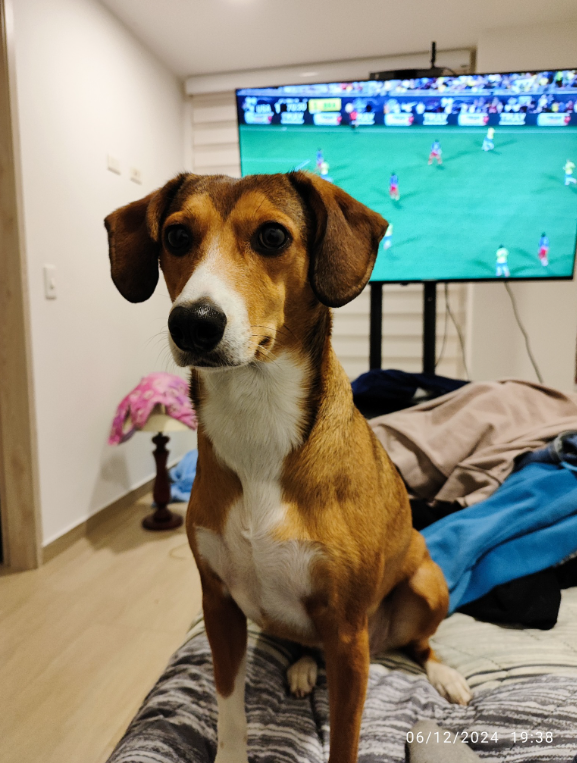
#> input picture Datos/IMAGEN_TEST.png, 577 x 763 px
$ jupyter execute Ejemplo3_a.ipynb
#> lines starting #> are read from the running program, lines starting #| are printed output that depends on the picture
[cell 1]
# Tener cuidado al correr este script, afecta la instalacion de numpy
# y puede romper otras dependencias.

[cell 2]
imagen_path = ('../Datos/IMAGEN_TEST.png')

[cell 3]
from matplotlib import pyplot as plt
from skimage.feature import local_binary_pattern
img_arr= plt.imread(imagen_path)
#> img_arr is the input picture: shape (763, 577, 4) float32; mean R, G, B, A 0.543, 0.544, 0.479, 1
img_arr = img_arr[:,:, 0]
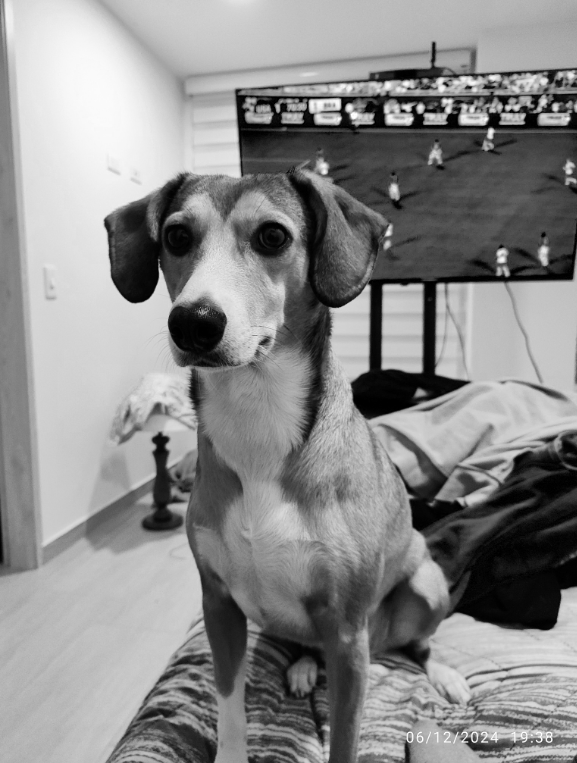
#> img_arr: shape (763, 577) float32; min 0, max 1, mean 0.543
img_lbp_41 = local_binary_pattern(img_arr, 4, 1)
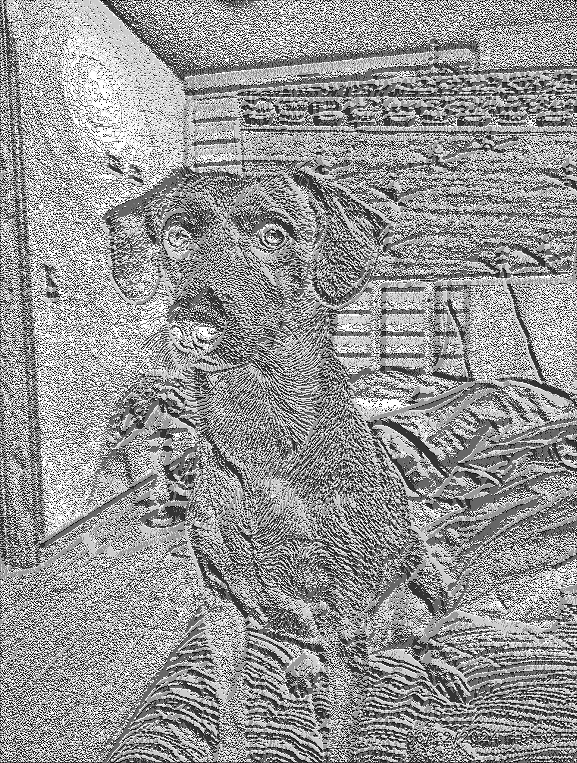
#> img_lbp_41: shape (763, 577) float64; min 0, max 15, mean 8.76; drawn with min black and max white
plt.imshow(img_lbp_41)
img_lbp_41_ror = local_binary_pattern(img_arr, 4, 1, method = 'ror')
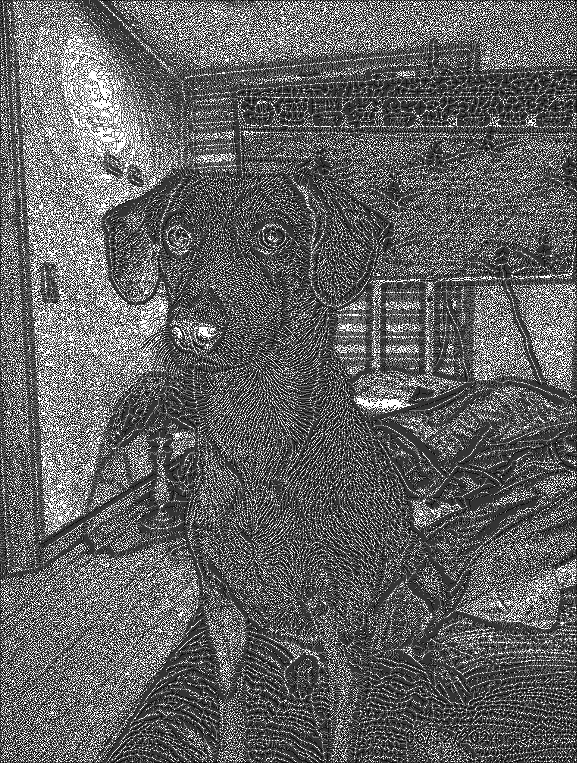
#> img_lbp_41_ror: shape (763, 577) float64; min 0, max 15, mean 5.75; drawn with min black and max white
plt.imshow(img_lbp_41_ror)
img_lbp_41_uniform = local_binary_pattern(img_arr, 4, 1, method='uniform')
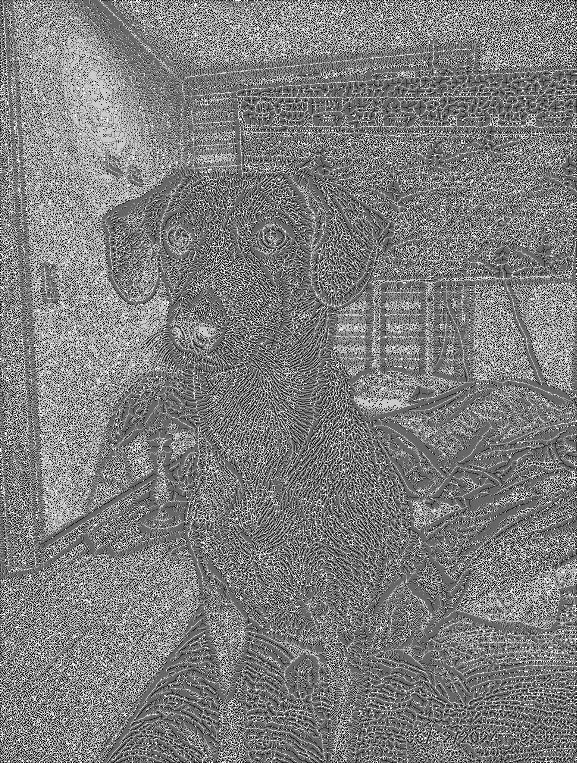
#> img_lbp_41_uniform: shape (763, 577) float64; min 0, max 5, mean 2.46; drawn with min black and max white
plt.imshow(img_lbp_41_uniform)
img_lbp_41_nri_uniform = local_binary_pattern(img_arr, 4, 1, method='nri_uniform')
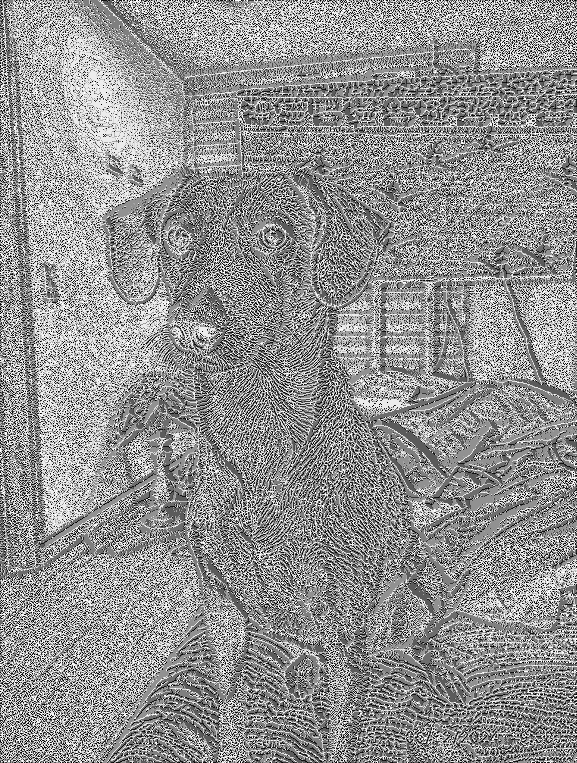
#> img_lbp_41_nri_uniform: shape (763, 577) float64; min 0, max 14, mean 7.98; drawn with min black and max white
plt.imshow(img_lbp_41_nri_uniform)
